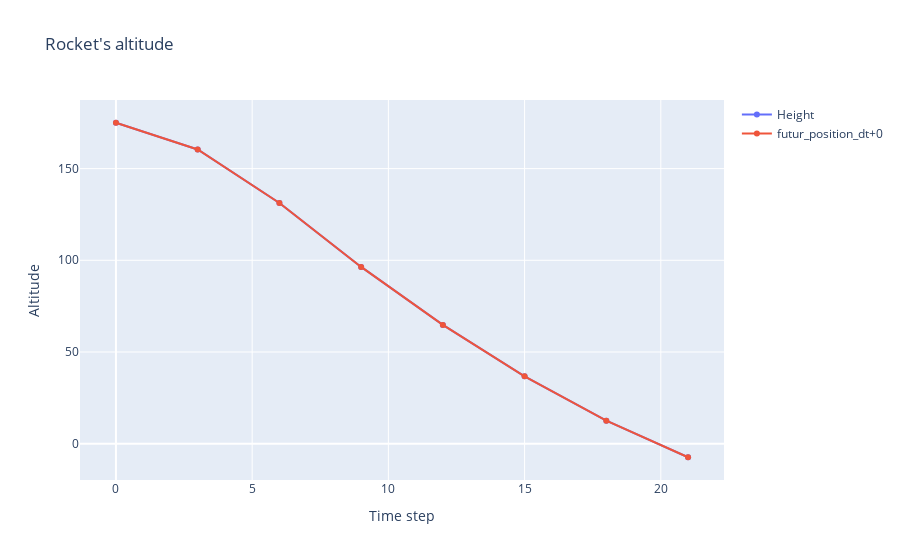

Notebook code for this chart:
### Markdown cell above
# <span style="color:orange">Intialize environment</span>

Create an environment object with the rules defined previously. The idea is to check the new field can raise a flag to stop simulation when the criteria are reached:

* 0 <= pos_y >= 5
* -5 <= acceleration_y >= 5

We will also control the speed of the rocket and its acceleration to keep as possible those parameters between this range:

* -5 >= speed_y <= 5
* -10 <= acceleration_y >= 10

### Code cell
# Create an environment object with the rules defined previously
env_ref = Environment(JOSN_file, check_model = False)
df_0 = rocket_simulation(env_ref, acceleration_y_constraint = 10, speed_y_limit = 5, timestep = 0)
plot_rocket_altitude(df_0)

### Figure 1 — Plotly figure (JSON) as saved in the notebook; plotly's stock layout.template omitted (floating-point values rounded to 4 significant figures)
{"data": [{"mode": "lines+markers", "name": "Height", "type": "scatter", "x": [0, 3, 6, 9, 12, 15, 18, 21], "y": [175, 160.4, 131.3, 96.37, 64.76, 36.71, 12.56, -7.4]}, {"mode": "lines+markers", "name": "futur_position_dt+0", "type": "scatter", "x": [0, 3, 6, 9, 12, 15, 18, 21], "y": [175, 160.4, 131.3, 96.37, 64.76, 36.71, 12.56, -7.4]}], "layout": {"title": {"text": "Rocket's altitude"}, "xaxis": {"title": {"text": "Time step"}}, "yaxis": {"title": {"text": "Altitude"}}}}
